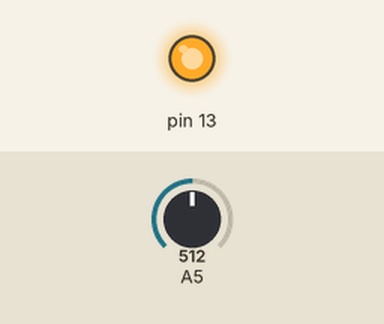
This sketch was run on a simulated Arduino Mega 2560, built with avr-gcc and run on an emulated ATmega2560. Shown: output pins drawn as LEDs (lit = HIGH). The test bench sets the inputs (shaded band); at power-on: A5 = 512.

Above: at 1.2 s.
1.3 s: A5 set to 217
2.8 s: A5 set to 187
At 4.0 s:
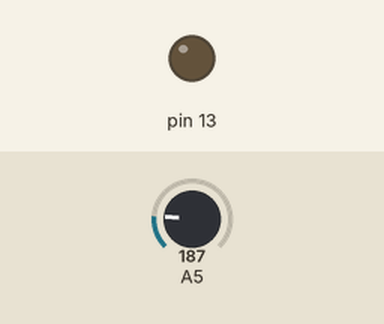
4.3 s: A5 set to 210
At 5.3 s:
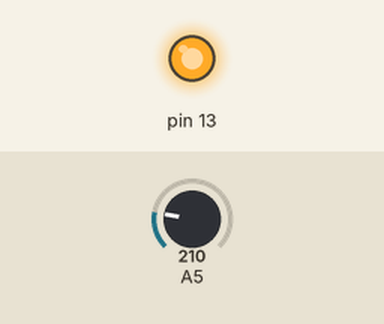
5.8 s: A5 set to 190
At 6.5 s:
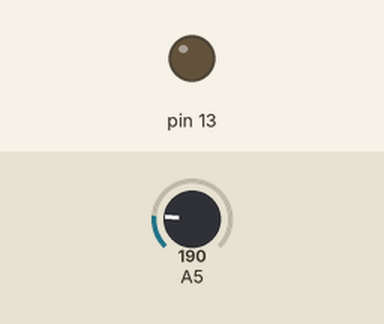
Timing chart, 0 to 8.3 s (numbered marks = the images above; inputs shaded):
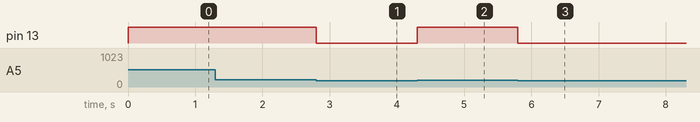

Measured:
- the behaviour switches between 201 and 200 on A5 (found by bisection; images 0 and 1)
- after the input at 1.3 s, every drawn part: stays the same
- after the input at 2.8 s, pin 13: HIGH → LOW at once
- after the input at 4.3 s, pin 13: LOW → HIGH at once
- after the input at 5.8 s, pin 13: HIGH → LOW at once

The sketch:

qinxie.pde
```cpp
void setup()
{
    pinMode(13,OUTPUT);
}
void loop()
{
    int i;
    while(1)
    {
       i=analogRead(5);
       if(i>200)
       {
          digitalWrite(13,HIGH);
       }
       else
       {
          digitalWrite(13,LOW);
       }
    }
}
```
